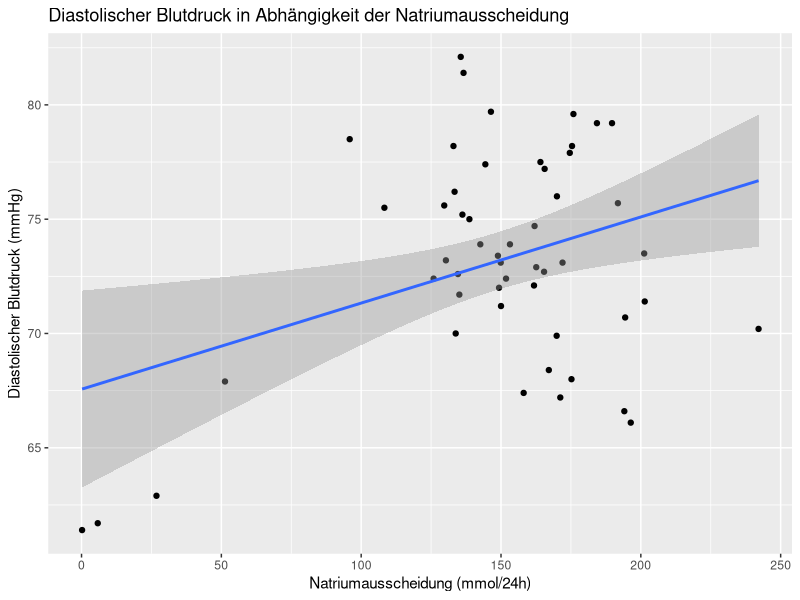
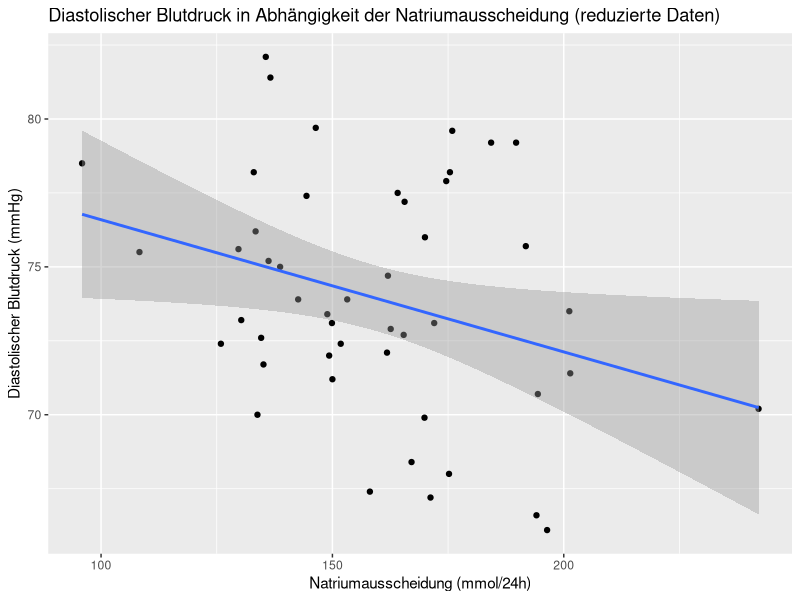
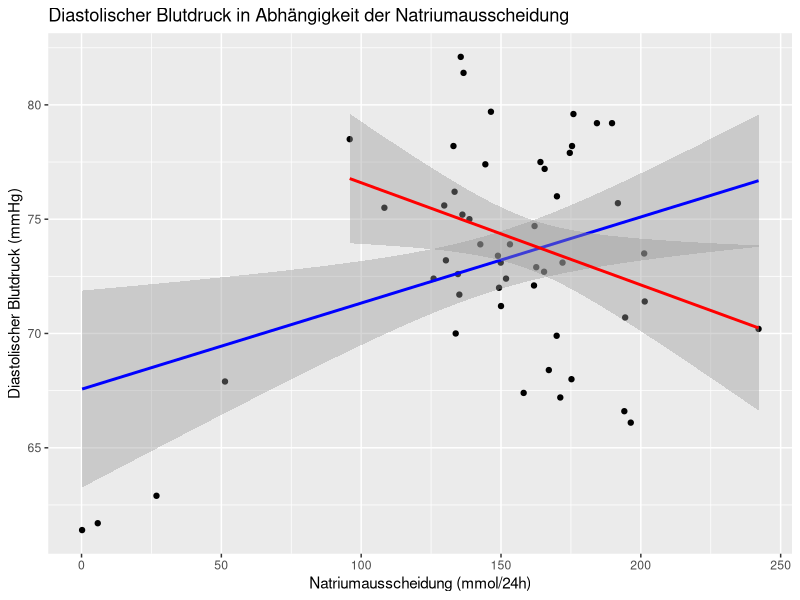
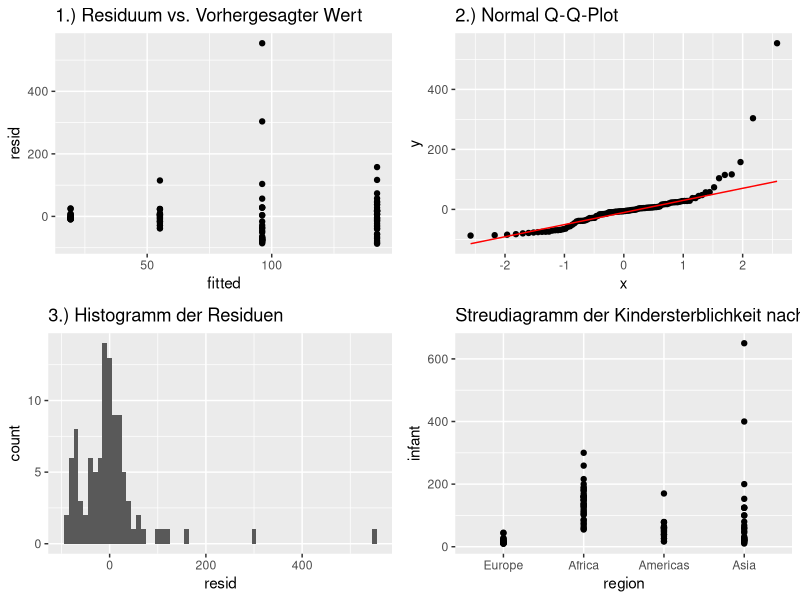
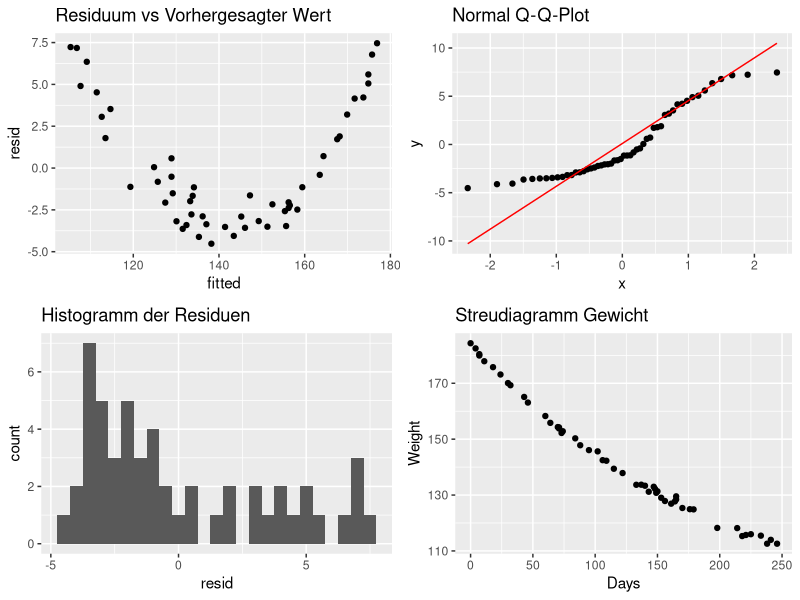
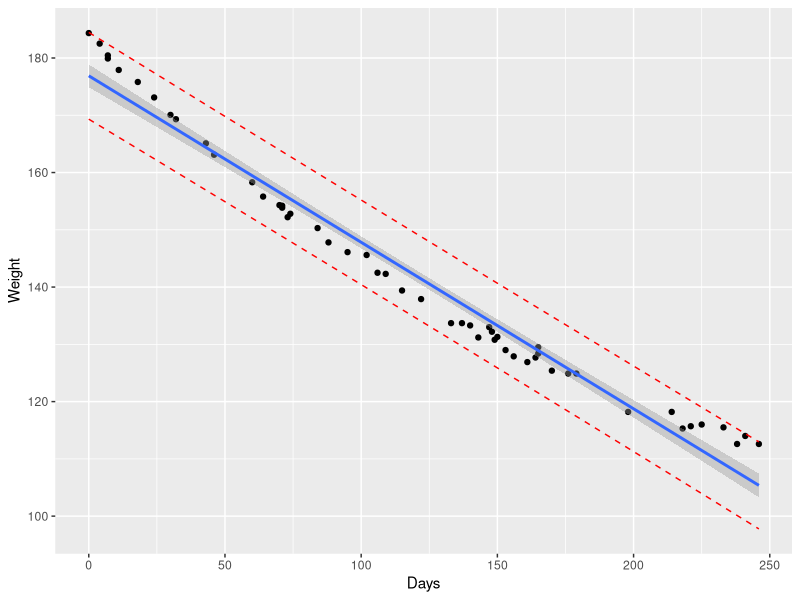
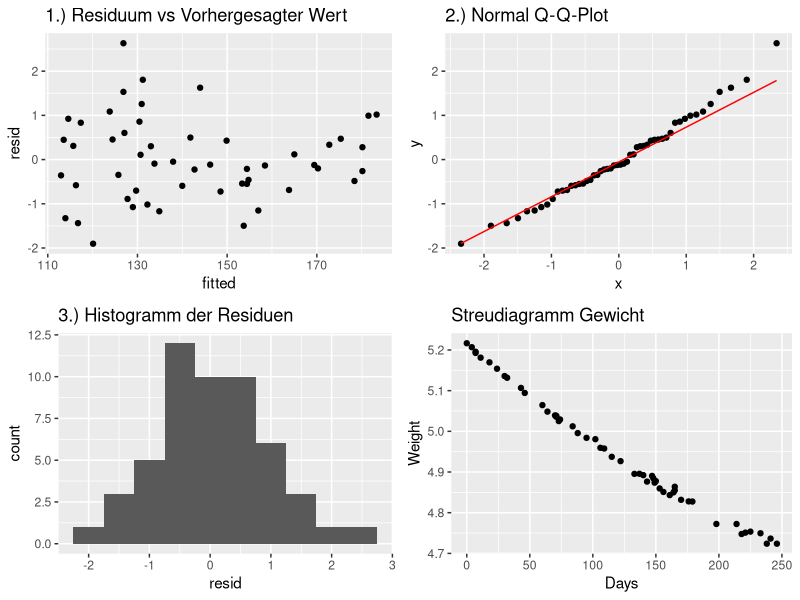
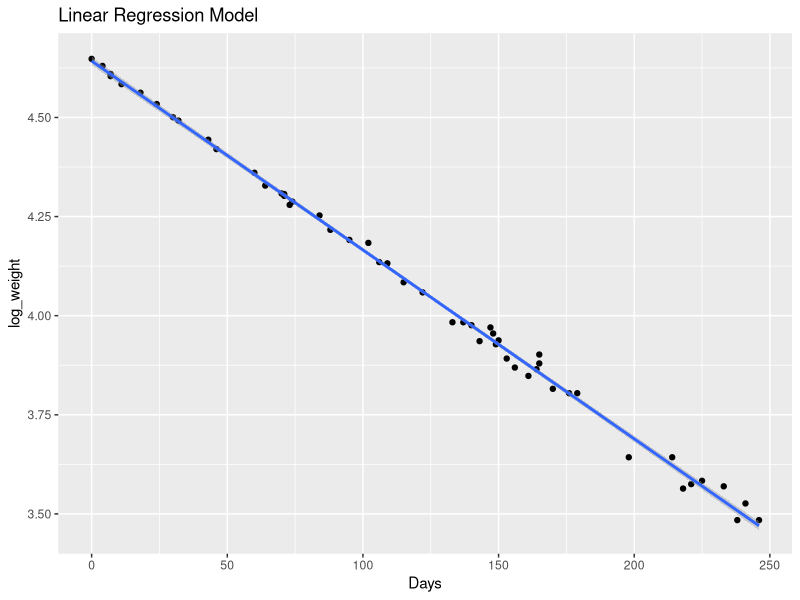

The R script that drew these images, in order:
## ---- chunk 1


# import intersalt data
intersalt <- read.csv("intersalt.csv", sep = ";", dec = ",")

# summary of intersalt data
str(intersalt)
summary(intersalt)

# check for missing values
sum(is.na(intersalt))

# first model (all data points)
model_1 <- lm(bp ~ na, data = intersalt)

# sort data by na
intersalt_sorted <- intersalt[order(intersalt$na),]

# new data set without the 4 smallest na values
intersalt_m2 <- intersalt_sorted[-c(1:4),]

# second model (without 4 smallest na values)
model_2 <- lm(bp ~ na, data = intersalt_m2)


## ---- chunk 2
# summary and confidence interval for model_1
summary(model_1)
confint(model_1)
## ---- chunk 3
# regression plot for model_1
library(ggplot2)
ggplot(intersalt, aes(x = na, y = bp)) +
  geom_point() +
  geom_smooth(method = "lm", se = TRUE) +
  labs(title = "Diastolischer Blutdruck in Abhängigkeit der Natriumausscheidung",
       x = "Natriumausscheidung (mmol/24h)",
       y = "Diastolischer Blutdruck (mmHg)")

## ---- chunk 4
# summary and confidence interval for model_2
summary(model_2)
confint(model_2)

## ---- chunk 5
# regression plot for model_2
ggplot(intersalt_m2, aes(x = na, y = bp)) +
  geom_point() +
  geom_smooth(method = "lm", se = TRUE) +
  labs(title = "Diastolischer Blutdruck in Abhängigkeit der Natriumausscheidung (reduzierte Daten)",
       x = "Natriumausscheidung (mmol/24h)",
       y = "Diastolischer Blutdruck (mmHg)")
## ---- chunk 6
# graphical comparison of both models
ggplot(intersalt, aes(x = na, y = bp)) +
  geom_point() +
  geom_smooth(method = "lm", se = TRUE, color = "blue") +
  geom_smooth(data = intersalt_m2, method = "lm", se = TRUE, color = "red") +
  labs(title = "Diastolischer Blutdruck in Abhängigkeit der Natriumausscheidung",
       x = "Natriumausscheidung (mmol/24h)",
       y = "Diastolischer Blutdruck (mmHg)",
       color = "Model") +
  scale_color_manual(values = c("blue", "red"))
## ---- chunk 7
# Import the data
data <- read.csv2("infant.csv")

# summary of the data
str(data)
summary(data)

# Convert the region variable to a factor
data$region <- as.factor(data$region)

# Set "Europe" as the reference level for the region variable
data$region <- relevel(data$region, ref = "Europe")

# Fit a linear model with infant as a function of region
model <- lm(infant ~ region, data = data)

# Print the model equation and 95% confidence intervals
summary(model)
confint(model, level=0.95)
## ---- chunk 8
# Convert model's data to a data frame
model_data <- data[complete.cases(data), ]  # remove rows with missing values

df <- data.frame(resid = resid(model), fitted = fitted(model),
                 region = model_data$region, infant = model_data$infant)

# Load ggplot2
library(ggplot2)

# plots of residual analysis
# 1. Residuals vs Fitted
p1 <- ggplot(df, aes(fitted, resid)) +
  geom_point() +
  #geom_smooth(se = FALSE) +
  ggtitle("1.) Residuum vs. Vorhergesagter Wert")

# 2. Normal Q-Q
p2 <- ggplot(df, aes(sample = resid)) +
  stat_qq() +
  stat_qq_line(colour = "red") +
  ggtitle("2.) Normal Q-Q-Plot")

# 3. Histogram of residuals
p3 <- ggplot(df, aes(x=resid)) +
  geom_histogram(binwidth = 10) +
  ggtitle("3.) Histogramm der Residuen")

# 4. Scatter Plot
p4 <- ggplot(df, aes(x=region, y=infant)) +
  geom_jitter(width=0.0) +
  ggtitle("Streudiagramm der Kindersterblichkeit nach Region")

# Load gridExtra
library(gridExtra)

# Arrange the plots in a 4x1 grid
grid.arrange(p1, p2, p3, p4, nrow = 2)

## ---- chunk 9
# Get the model coefficients and their confidence intervals
coef <- coef(model)
conf_int <- confint(model)
names(coef(model))

# Calculate the infant mortality rate for Europe
europe_coef <- coef["(Intercept)"]
europe_conf_int <- conf_int["(Intercept)", ]

# Calculate the infant mortality rate for Africa
africa_coef <- coef["regionAfrica"]
africa_conf_int <- conf_int["regionAfrica", ]

# Print the results
cat("Europa:\n")
cat("Anzahl: ", europe_coef, "\n")
cat("95% KI: ", europe_conf_int, "\n")

cat("Afrika:\n")
cat("Anzahl: ", africa_coef+europe_coef, "\n")
cat("95% KI: ", africa_conf_int+europe_coef, "\n")
## ---- chunk 10
library(readxl)
# import the data
data <- read_excel("wtloss.xlsx")

# fit a linear model
model <- lm(Weight ~ Days, data = data)

# print the model equation and 95% confidence intervals
summary(model)
confint(model, level=0.95)
## ---- chunk 11
# Convert model's data to a data frame
model_data <- data[complete.cases(data), ]  # remove rows with missing values
df <- data.frame(resid = resid(model), fitted = fitted(model),
                 Weight = model_data$Weight, Days = model_data$Days)

# Create the four diagnostic plots
# 1. Residuals vs Fitted
p1 <- ggplot(df, aes(fitted, resid)) +
  geom_point() +
  #geom_smooth(se = FALSE) +
  ggtitle("Residuum vs Vorhergesagter Wert")

# 2. Normal Q-Q
p2 <- ggplot(df, aes(sample = resid)) +
  stat_qq() +
  stat_qq_line(colour = "red") +
  ggtitle("Normal Q-Q-Plot")

# 3. Histogram of residuals
p3 <- ggplot(df, aes(x=resid)) +
  geom_histogram(binwidth = 0.5) +
  ggtitle("Histogramm der Residuen")

# 4. Scatter Plot
p4 <- ggplot(df, aes(x=Days, y=Weight)) +
  geom_jitter(width=0.0) +
  ggtitle("Streudiagramm Gewicht")

# Load gridExtra
library(gridExtra)

# Arrange the plots in a 4x1 grid
grid.arrange(p1, p2, p3, p4, nrow = 2)
## ---- chunk 12
# 1. Add predictions 
pred.int <- predict(model, interval = "prediction")
mydata <- cbind(data, pred.int)
# 2. Regression line + confidence intervals
library("ggplot2")
p <- ggplot(mydata, aes(x=Days, y=Weight)) +
  geom_point() +
  stat_smooth(method = lm)
# 3. Add prediction intervals
p + geom_line(aes(y = lwr), color = "red", linetype = "dashed")+
    geom_line(aes(y = upr), color = "red", linetype = "dashed")
## ---- chunk 13
# Load necessary library
library(caret)

# Drop the first row to avoid singularity in logarithmic model
new_data <- data[-1, ]

# Fit different types of models
linear_model <- lm(Weight ~ Days, data = data)
logarithmic_model <- lm(Weight ~ log(Days), data = new_data)
quadratic_model <- lm(Weight ~ poly(Days, 2), data = data)
cubic_model <- lm(Weight ~ poly(Days, 3), data = data)
fifth_order_model <- lm(Weight ~ poly(Days, 5), data = data)

# List of models
models <- list(linear_model, logarithmic_model, quadratic_model, cubic_model, fifth_order_model)

# Calculate R^2 and RMSE for each model
for (model in models) {
  # output title of model
  cat(paste("Model: ", deparse(model$call), "\n"))
  print(summary(model)$r.squared) # R^2
  print(summary(model)$adj.r.squared) # Adjusted R^2
  print(sqrt(mean(resid(model)^2))) # RMSE
  cat("\n")
}
## ---- chunk 14

# Calculate the logarithm of a column and overwrite the old values
log_data = data
log_data$Weight <- log(data$Weight)

# Convert model's data to a data frame
model_data <- data[complete.cases(data), ]  # remove rows with missing values
df <- data.frame(resid = resid(models[[3]]), fitted = fitted(models[[3]]),
                 Weight = log_data$Weight, Days = log_data$Days)

# Load ggplot2
library(ggplot2)

# Create the four diagnostic plots
# 1. Residuals vs Fitted
p1 <- ggplot(df, aes(fitted, resid)) +
  geom_point() +
  #geom_smooth(se = FALSE) +
  ggtitle("1.) Residuum vs Vorhergesagter Wert")

# 2. Normal Q-Q
p2 <- ggplot(df, aes(sample = resid)) +
  stat_qq() +
  stat_qq_line(colour = "red") +
  ggtitle("2.) Normal Q-Q-Plot")

# 3. Histogram of residuals
p3 <- ggplot(df, aes(x=resid)) +
  geom_histogram(binwidth = 0.5) +
  ggtitle("3.) Histogramm der Residuen")

# 4. Scatter Plot
p4 <- ggplot(df, aes(x=Days, y=Weight)) +
  geom_jitter(width=0.0) +
  ggtitle("Streudiagramm Gewicht")

# Load gridExtra
library(gridExtra)

# Arrange the plots in a 4x1 grid
grid.arrange(p1, p2, p3, p4, nrow = 2)
## ---- chunk 15
# exponential model
# ln(Weight-80) = ln(b0) + b1*Days

# tranform weight data
log_weight <- log(data$Weight-80)

# Fit the model
model_log <- lm(log_weight ~ Days, data = data)

# Print the model equation and 95% confidence intervals
summary(model_log)

# plot the model with ggplot
ggplot(data, aes(x=Days, y=log_weight)) +
  geom_point() +
  geom_smooth(method = "lm", se = TRUE) +
  ggtitle("Linear Regression Model")
## ---- chunk 16
# Get the model coefficients
# intercept
ln_b0 = model_log$coefficients[1]
b0 = exp(ln_b0)

b1 = model_log$coefficients[2]

x = data$Days
y = data$Weight

# plot the model with ggplot and the original values
p <- ggplot(data, aes(x=x, y=y)) +
  geom_point()

p + geom_function(fun= function(x) {b0*exp(b1*x) + 80}, color = "red")

# Calculate R^2 value for the transformed model 
# and the root mean squared error (RMSE) for original values

# Define your model
model <- function(x) {b0*exp(b1*x) + 80}
 
# Calculate the predicted y values
y_pred <- model(x)
 
# Calculate the residual sum of squares
rss <- sum((y - y_pred)^2)
 
# Calculate the total sum of squares
tss <- sum((y - mean(y))^2)
 
# R-squared
r_squared <- 1 - rss/tss

# root mean squared error
rmse <- sqrt(mean((y - y_pred)^2))

# residual standard error
rse <- sqrt(sum((y - y_pred)^2)/(length(y)-2)) 

# Print R-squared
paste("R-squared: ", r_squared)
paste("RMSE: ", rmse)
paste("RSE: ", rse)

## ---- chunk 17
# Define new data frame with the single x value
new_data <- data.frame(Days = c(30,200))

# Calculate predicted y value with confidence interval
confidence_interval <- predict(models[[1]], newdata = new_data, interval = "confidence")

# Calculate predicted y value with prediction interval
prediction_interval <- predict(models[[1]], newdata = new_data, interval = "prediction")

# Print the results
print(confidence_interval)
print(prediction_interval)
## ---- chunk 18
# Define new data frame with the single x value
new_data <- data.frame(Days = c(30,200))

# Calculate predicted y value with confidence interval
confidence_interval <- predict(models[[3]], newdata = new_data, interval = "confidence")

# Calculate predicted y value with prediction interval
prediction_interval <- predict(models[[3]], newdata = new_data, interval = "prediction")

# Print the results
print(confidence_interval)
print(prediction_interval)
## ---- chunk 19
# Import the data
# Load necessary library
library(haven)

# Read in .sav file
data <- read_spss("Framingham.sav")

# Remove rows with missing values
data <- data[complete.cases(data), ]

# Fit a multivariate linear regression model with all variables
max_model <- lm(sysbp ~ ., data = data)

summary(max_model)

# Calculate confidence intervals for each variable
#conf_intervals <- confint(model,level=0.95)
#print(conf_intervals)

# Extract coefficients
coefficients <- coef(max_model)

# Calculate confidence intervals
conf_intervals <- confint(max_model, level = 0.95)

# Print coefficients and their confidence intervals
for (i in 1:length(coefficients)) {
  cat(names(coefficients)[i], ": ", coefficients[i], ", CI: [", conf_intervals[i, 1], ", ", conf_intervals[i, 2], "]\n")
}
## ---- chunk 20
# analyse multicollinearity
library(car)
vif(max_model)

## ---- chunk 21
# Import the data
# Load necessary library
library(haven)

# Read in .sav file
data <- read_spss("Framingham.sav")

# Convert the educ variable to a factor
data$educ <- as.factor(data$educ)

# Set "1" as the reference level for the educ variable
data$educ <- relevel(data$educ, ref = "1")

# Convert the sex variable to a factor
data$sex <- as.factor(data$sex)

# Set "1" as the reference level for the educ variable
data$sex <- relevel(data$sex, ref = "1")

# Convert the cursmoke variable to a factor
data$cursmoke <- as.factor(data$cursmoke)

# Set "0" as the reference level for the cursmoke variable
data$cursmoke <- relevel(data$cursmoke, ref = "0")

# Convert the bpmeds variable to a factor
data$bpmeds <- as.factor(data$bpmeds)

# Set "0" as the reference level for the bpmeds variable
data$bpmeds <- relevel(data$bpmeds, ref = "0")

# Convert the diabetes variable to a factor
data$diabetes <- as.factor(data$diabetes)

# Set "0" as the reference level for the diabetes variable
data$diabetes <- relevel(data$diabetes, ref = "0")

model <- lm(sysbp ~ sex + age + educ + cursmoke + cigpday + bpmeds + totchol + diabp + bmi + diabetes + heartrte + glucose, data = data)

summary(model)

# Extract coefficients
coefficients <- coef(model)

# Calculate confidence intervals
conf_intervals <- confint(model, level = 0.95)

# Print coefficients and their confidence intervals
for (i in 1:length(coefficients)) {
  cat(names(coefficients)[i], ": ", coefficients[i], ", CI: [", conf_intervals[i, 1], ", ", conf_intervals[i, 2], "]\n")
}
## ---- chunk 22
# Convert model's data to a data frame
model_data <- data[complete.cases(data), ]  # remove rows with missing values
df <- data.frame(resid = resid(model), fitted = fitted(model),
                 sysbp = model_data$sysbp, sex = model_data$sex, age = model_data$age, educ = model_data$educ, cursmoke = model_data$cursmoke, cigpday = model_data$cigpday, bpmeds = model_data$bpmeds, totchol = model_data$totchol, diabp = model_data$diabp, bmi = model_data$bmi, diabetes = model_data$diabetes, heartrte = model_data$heartrte, glucose = model_data$glucose)

# Load ggplot2
library(ggplot2)

# Create a function to generate scatter plots
scatter_plot <- function(df, x_var, y_var = "sysbp", title) {
  ggplot(df, aes_string(x = x_var, y = y_var)) +
    geom_jitter(width = 0.0) +
    ggtitle(title)
}

# Create the four diagnostic plots
p1 <- ggplot(df, aes(fitted, resid)) +
  geom_point() +
  ggtitle("Residuum vs Vorhergesagter Wert")

p2 <- ggplot(df, aes(sample = resid)) +
  stat_qq() +
  stat_qq_line(colour = "red") +
  ggtitle("Normal Q-Q-Plot")

p3 <- ggplot(df, aes(x=resid)) +
  geom_histogram(binwidth = 5) +
  ggtitle("Histogramm der Residuen")

# Create scatter plots using the function
p4 <- scatter_plot(df, "sex", title = "Geschlecht")
p5 <- scatter_plot(df, "educ", title = "Bildung")
p6 <- scatter_plot(df, "cursmoke", title = "Raucher")
p7 <- scatter_plot(df, "cigpday", title = "Zigaretten")
p8 <- scatter_plot(df, "bmi", title = "BMI")
p9 <- scatter_plot(df, "bpmeds", title = "Blutdrucksenker")
p10 <- scatter_plot(df, "totchol", title = "Cholesterol")
p11 <- scatter_plot(df, "diabp", title = "Diast. Blutdruck")
p12 <- scatter_plot(df, "diabetes", title = "Diabetes")
p13 <- scatter_plot(df, "heartrte", title = "Herzrate")
p14 <- scatter_plot(df, "glucose", title = "Glukose")

# Arrange the plots
grid.arrange(p1, p2, p3, nrow = 1)
grid.arrange(p7, p8, p10, p11, p13, p14, nrow = 2)
grid.arrange(p4, p5, p6, p9, p12, nrow = 2)
## ---- chunk 23
# Create a new data frame that contains the person's profile
new_data <- data.frame(
  sex = factor("2", levels = c("1","2")), # Female
  age = 50,
  educ = factor("2", levels = c("1","2","3","4")), # High School
  cursmoke = factor("1", levels = c("0","1")), # Yes
  cigpday = 8,
  bpmeds = factor("0", levels = c("0","1")), # No
  totchol = 220,
  diabp = 85,
  bmi = 30,
  diabetes = factor("0", levels = c("0","1")), # No
  heartrte = 90,
  glucose = 90
)

# Predict the systolic blood pressure
predicted_sysbp <- predict(model, newdata = new_data)

print(predicted_sysbp)

# Get the confidence interval for the predicted value
predicted_sysbp_conf_int <- predict(model, newdata = new_data, interval = "confidence")
print(predicted_sysbp_conf_int)

# Get the prediction interval for the predicted value
predicted_sysbp_pred_int <- predict(model, newdata = new_data, interval = "prediction")
print(predicted_sysbp_pred_int)
